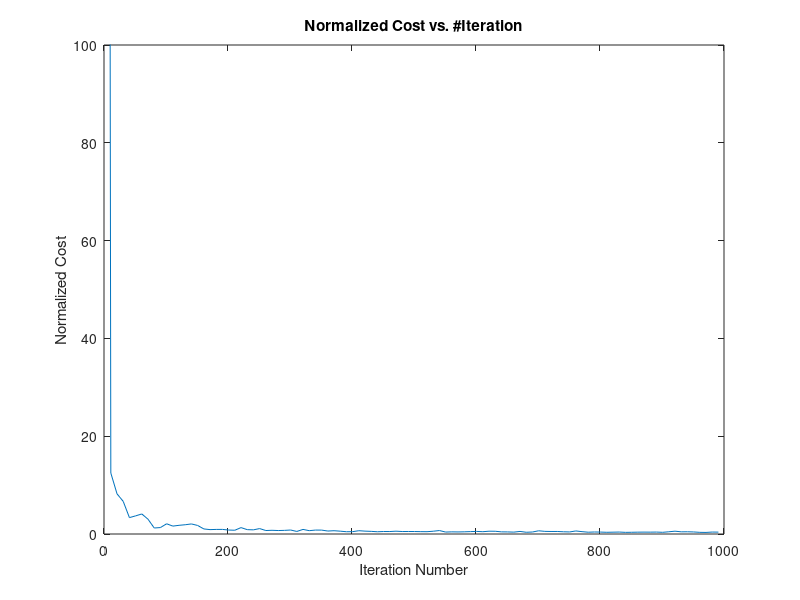
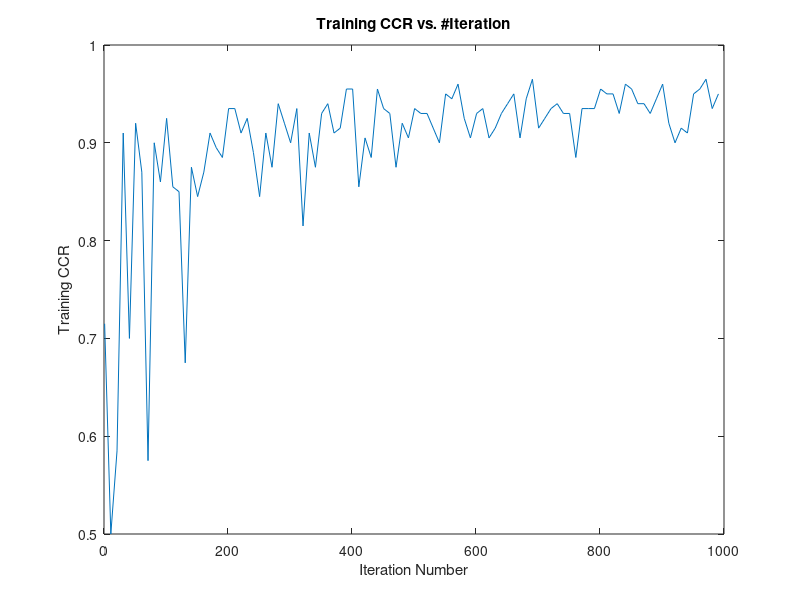
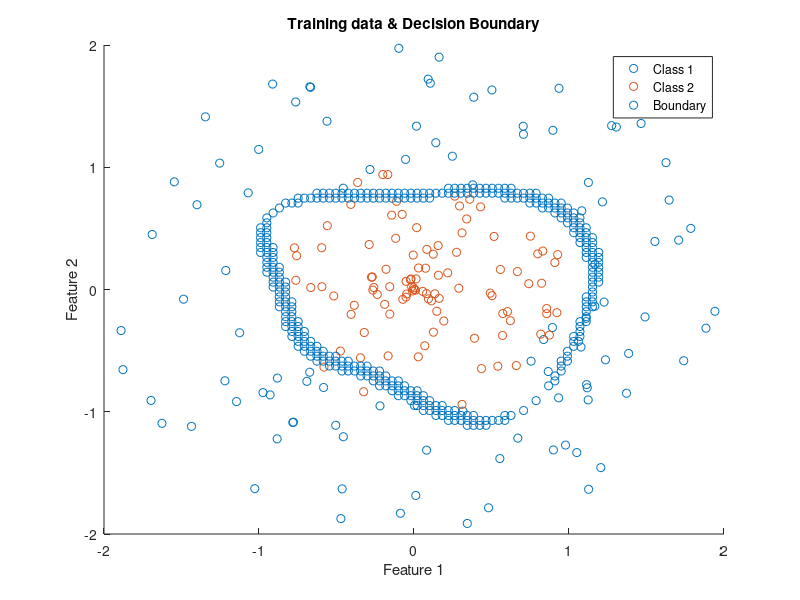

These figures' MATLAB source, in order:
%Xinyuan Zhao EC414 HW9_2

load('kernel-svm-2rings.mat')
n = length(y);
d = length(x(:,1));

K = zeros(n,n);
for i = 1:n
    for j = 1:n
        dif = x(:,i) - x(:,j);
        nom = sum(dif.^2);
        K(i,j) = exp(-(1/(2*0.5^2))*nom);
    end
end

K_ext = [K;ones(1,n)];

    
%% SSGD Algorithm

phi = zeros(n+1,1);
tmax = 1000;
nC = 256;
iter = 0;

normCost = zeros(100,1);
ccr = zeros(100,1);

for t = 1:tmax
    j = randi([1,n]);
    iter = iter+1;

    v = [K zeros(n,1);zeros(1,n) 0]*phi;
    
    term1 = y(j) * phi' * K_ext(:,j);
    if term1 < 1
        v = v - nC * y(j) *  K_ext(:,j);
    end
    phi = phi - (0.256/t)*v;
    
    if iter == 10
        f0 = (1/2)*phi'*[K zeros(n,1);zeros(1,n) 0]*phi;
        fj = 0;
        ccrk = 0;
        ypred = zeros(n,1);
        for k = 1:n
            termHinge = y(k) * phi' * K_ext(:,k);
            fj = fj + (nC/n)*max(0,(1-termHinge));
            %ccr computation
            ypred(k) = sign(phi'*K_ext(:,k));
            if ypred(k) == y(k)
                ccrk = ccrk+1;
            end
        end
        normCost(t/iter) = (1/n)*(f0 + fj);
        ccr(t/iter) = (1/n)*ccrk;
        iter = 0;
    end
end
   

%% 9.2a. normalized cost vs. iter

figure
plot([1:10:1000],normCost);
xlabel('Iteration Number');
ylabel('Normalized Cost');
title('Normalized Cost vs. #Iteration');
ylim([0 100]);

%% 9.2b. training ccr vs. iter

figure
plot([1:10:1000],ccr);
xlabel('Iteration Number');
ylabel('Training CCR');
title('Training CCR vs. #Iteration');

%% 9.2c. Results

fprintf('Training Confusion Matrix: \n');
disp(confusionmat(y,ypred));

%% 9.2d. Creating a Dense Grid and Evaluating decisions on each point
xGrid = linspace(-2,2,100);
[gridX,gridY] = meshgrid(xGrid,xGrid);
decision = zeros(100,100);
for i = 1:100
    for j = 1:100
        kij = ones(n+1,1);
        for k = 1:n
            dif = x(:,k) - [gridX(i,j);gridY(i,j)];
            nom = sum(dif.^2);
            kij(k) = exp(-(1/(2*0.5^2))*nom);
        end
        decision(i,j) = sign(phi'*kij);
    end
end
%% 9.2d. Locating points where decision changes
xBound = [];
yBound = [];
for i = 2:99
    for j = 2:99
        if decision(i+1,j+1) ~= decision(i-1,j-1)
            xBound = [xBound, gridX(i,j)];
            yBound = [yBound, gridY(i,j)];
        end
    end
end
            
%% Plotting Training data and Decision Boundary
figure
gscatter(x(1,:),x(2,:),y(:));
hold on
scatter(xBound,yBound,'g*');
hold off
xlabel('Feature 1');
ylabel('Feature 2');
title('Training data & Decision Boundary');
legend('Class 1','Class 2','Boundary');





